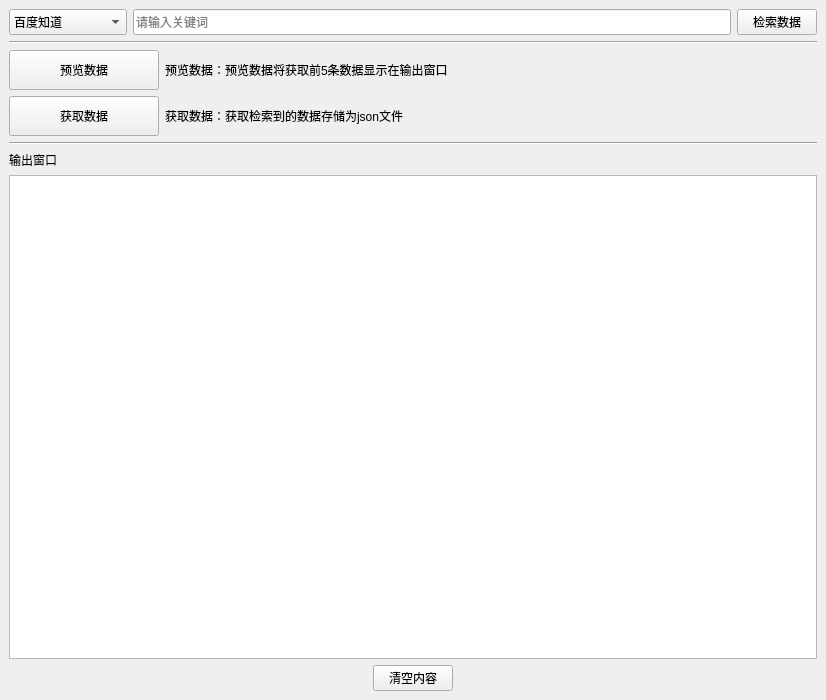
<?xml version="1.0" encoding="UTF-8"?>
<ui version="4.0">
 <class>mainWindow</class>
 <widget class="QMainWindow" name="mainWindow">
  <property name="enabled">
   <bool>true</bool>
  </property>
  <property name="geometry">
   <rect>
    <x>0</x>
    <y>0</y>
    <width>826</width>
    <height>700</height>
   </rect>
  </property>
  <property name="windowTitle">
   <string>水产知识文本数据获取器1.0</string>
  </property>
  <widget class="QWidget" name="centralwidget">
   <layout class="QVBoxLayout" name="verticalLayout_6">
    <item>
     <layout class="QVBoxLayout" name="verticalLayout_5">
      <item>
       <layout class="QHBoxLayout" name="horizontalLayout">
        <item>
         <widget class="QComboBox" name="comboBox">
          <property name="sizePolicy">
           <sizepolicy hsizetype="Preferred" vsizetype="Minimum">
            <horstretch>0</horstretch>
            <verstretch>0</verstretch>
           </sizepolicy>
          </property>
          <item>
           <property name="text">
            <string>百度知道</string>
           </property>
          </item>
          <item>
           <property name="text">
            <string>专家在线（水产）</string>
           </property>
          </item>
          <item>
           <property name="text">
            <string>知乎</string>
           </property>
          </item>
         </widget>
        </item>
        <item>
         <widget class="QLineEdit" name="lineEdit">
          <property name="sizePolicy">
           <sizepolicy hsizetype="Expanding" vsizetype="Minimum">
            <horstretch>0</horstretch>
            <verstretch>0</verstretch>
           </sizepolicy>
          </property>
          <property name="placeholderText">
           <string>请输入关键词</string>
          </property>
         </widget>
        </item>
        <item>
         <widget class="QPushButton" name="Button1">
          <property name="enabled">
           <bool>true</bool>
          </property>
          <property name="sizePolicy">
           <sizepolicy hsizetype="Minimum" vsizetype="Minimum">
            <horstretch>0</horstretch>
            <verstretch>0</verstretch>
           </sizepolicy>
          </property>
          <property name="text">
           <string>检索数据</string>
          </property>
         </widget>
        </item>
       </layout>
      </item>
      <item>
       <widget class="Line" name="line">
        <property name="orientation">
         <enum>Qt::Horizontal</enum>
        </property>
       </widget>
      </item>
      <item>
       <layout class="QVBoxLayout" name="verticalLayout_3">
        <item>
         <layout class="QHBoxLayout" name="horizontalLayout_3">
          <item>
           <widget class="QPushButton" name="Button2">
            <property name="enabled">
             <bool>true</bool>
            </property>
            <property name="sizePolicy">
             <sizepolicy hsizetype="Fixed" vsizetype="Fixed">
              <horstretch>0</horstretch>
              <verstretch>0</verstretch>
             </sizepolicy>
            </property>
            <property name="minimumSize">
             <size>
              <width>150</width>
              <height>40</height>
             </size>
            </property>
            <property name="text">
             <string>预览数据</string>
            </property>
           </widget>
          </item>
          <item>
           <widget class="QLabel" name="label_2">
            <property name="text">
             <string>预览数据：预览数据将获取前5条数据显示在输出窗口</string>
            </property>
           </widget>
          </item>
         </layout>
        </item>
        <item>
         <layout class="QHBoxLayout" name="horizontalLayout_2">
          <item>
           <widget class="QPushButton" name="Button3">
            <property name="sizePolicy">
             <sizepolicy hsizetype="Fixed" vsizetype="Fixed">
              <horstretch>0</horstretch>
              <verstretch>0</verstretch>
             </sizepolicy>
            </property>
            <property name="minimumSize">
             <size>
              <width>150</width>
              <height>40</height>
             </size>
            </property>
            <property name="text">
             <string>获取数据</string>
            </property>
           </widget>
          </item>
          <item>
           <widget class="QLabel" name="label_3">
            <property name="text">
             <string>获取数据：获取检索到的数据存储为json文件</string>
            </property>
           </widget>
          </item>
         </layout>
        </item>
       </layout>
      </item>
      <item>
       <widget class="Line" name="line_2">
        <property name="orientation">
         <enum>Qt::Horizontal</enum>
        </property>
       </widget>
      </item>
      <item>
       <layout class="QVBoxLayout" name="verticalLayout">
        <item>
         <widget class="QLabel" name="label">
          <property name="text">
           <string>输出窗口</string>
          </property>
         </widget>
        </item>
        <item>
         <widget class="QPlainTextEdit" name="Output">
          <property name="readOnly">
           <bool>true</bool>
          </property>
         </widget>
        </item>
       </layout>
      </item>
      <item>
       <layout class="QVBoxLayout" name="verticalLayout_4">
        <item alignment="Qt::AlignHCenter">
         <widget class="QPushButton" name="ClearButton">
          <property name="sizePolicy">
           <sizepolicy hsizetype="Fixed" vsizetype="Fixed">
            <horstretch>0</horstretch>
            <verstretch>0</verstretch>
           </sizepolicy>
          </property>
          <property name="text">
           <string>清空内容</string>
          </property>
         </widget>
        </item>
       </layout>
      </item>
     </layout>
    </item>
   </layout>
  </widget>
 </widget>
 <resources/>
 <connections/>
</ui>
